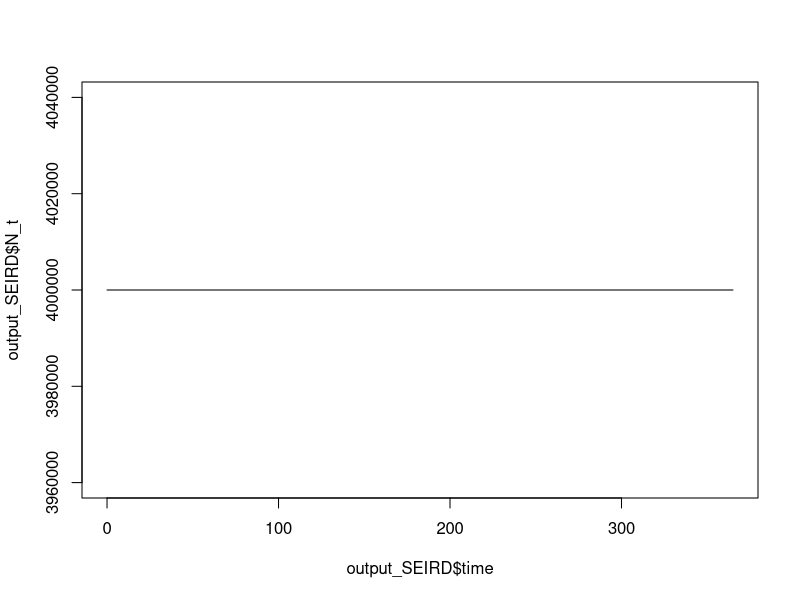
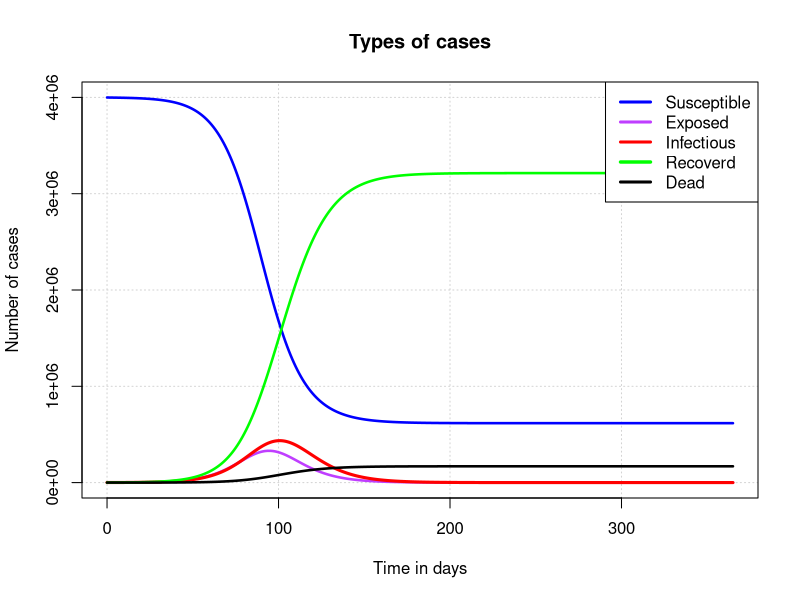

Write the R code that produced these figures, in order.
#SEIRD model for Covid
#Step 1 load packages
library(deSolve)

#define function
SEIRD_fun<- function(current_timepoint, state_values, parameters)
{
  
  #creat state variables (local variables)
  S<-state_values[1] # Susceptible 
  E<-state_values[2] # Exposed
  I<-state_values[3] #  Infectious
  
  R<-state_values[4] # Recovered 
  D<-state_values[5]#Died
  with(
    as.list(parameters), #variable names within parameters can be used
    {
      #compute derivative
      
      dS <- -beta*S*I/N
      
      dE <- beta*S*I/N- sigma*E
      
      dI <- sigma*E - gamma*I- delta*I
      
      dR <- gamma*I
      dD<- delta*I
      
      
      
      #combine results
      results=c(dS,dE,dI,dR,dD)
      list(results)
    }
  )
}




#compartment durations

incubation_period=5 
infectious_period=7 

#force of infection
R0=2.21 #mean 2.21, range 1.354-3.85
effective_contact_rate_per_infectious_per_time= R0/infectious_period #


beta = effective_contact_rate_per_infectious_per_time


# total outflows from compartments
E_outflow = 1/incubation_period

I_outflow_recovery_death = 1/infectious_period

#progression rates from Exposed to Infectious
sigma = E_outflow 
#mortality
proportion_mortality_from_I=0.05
delta= proportion_mortality_from_I*I_outflow_recovery_death
#Recovery rate

gamma = I_outflow_recovery_death-delta




#list parameters

parameter_list<- c(beta=beta, 
                   sigma=sigma, 
                   delta=delta,
                   gamma=gamma)
#compartment population 
N=4e+06
E0= N*0.0 #4000
I0=N*0.00025 #1000

R0=N*0 #200
D0=0
S0= N-(E0+I0+R0+D0)

initial_values <- c(S=S0,E=E0,
                    I=I0,
                    R=R0, D=D0)
times=seq(0, 365, by = 1)

output_SEIRD=as.data.frame(lsoda(initial_values, times, SEIRD_fun, parameter_list))


#Check total population N=4e+06
output_SEIRD$N_t<- output_SEIRD$S + output_SEIRD$E + output_SEIRD$I  + output_SEIRD$R +output_SEIRD$D 
View(output_SEIRD)
plot(output_SEIRD$time,output_SEIRD$N_t,type = 'l')

# Save data
write.csv(output_SEIRD,"SEIRD_model.csv")


#PLOT
 
plot(output_SEIRD$time,output_SEIRD$R,
     ylim = c(0,4e+06),
     type="n",
     xlab='Time in days',
     ylab = 'Number of cases', main="Types of cases", panel.first= grid())

lines(output_SEIRD$time,output_SEIRD$S,lwd=2.5,col='blue')
lines(output_SEIRD$time,output_SEIRD$E,lwd=2.5,col='darkorchid1')
lines(output_SEIRD$time,output_SEIRD$I,lwd=3,col="red")

lines(output_SEIRD$time,output_SEIRD$R,lwd=2.5,col = 'green')
lines(output_SEIRD$time,output_SEIRD$D,lwd=2.5,col = 'black')
legend('topright',c("Susceptible","Exposed",
                    "Infectious",
                   "Recoverd","Dead"),
       lty=c(1,1,1,1,1),lwd=c(3,3,3,3.3),
       col=c("blue",'darkorchid1',"red","green","black"))
